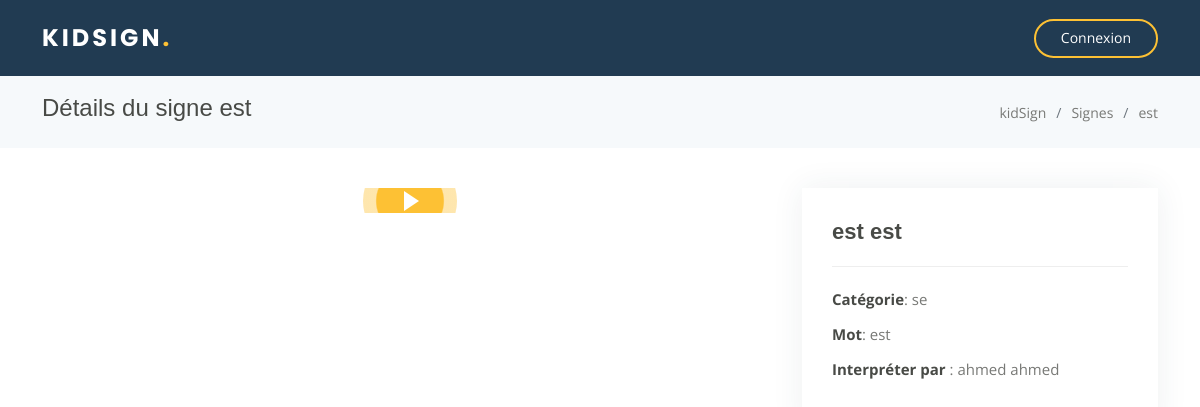
Screenshot of /affiche-signe.php?id_signe=3 with the database file from the repository.
### tables this page shows
CREATE TABLE `signe` (
  `id_signe` int(11) NOT NULL,
  `mot_ar` varchar(40) NOT NULL,
  `mot_fr` varchar(40) NOT NULL,
  `image` varchar(300) NOT NULL,
  `video` varchar(300) NOT NULL,
  `tag` varchar(40) NOT NULL,
  `id_interpret` int(11) NOT NULL
);

CREATE TABLE `interpret` (
  `id_interpret` int(11) NOT NULL,
  `nom` varchar(40) NOT NULL,
  `prenom` varchar(40) NOT NULL,
  `photo` varchar(300) NOT NULL,
  `email` varchar(40) NOT NULL,
  `telephone` int(11) NOT NULL,
  `pays` varchar(40) NOT NULL,
  `association` varchar(40) NOT NULL,
  `login` varchar(40) NOT NULL,
  `mot_de_passe` varchar(40) NOT NULL
);

### affiche-signe.php (the view, shortened to what this page needs)
<?php
include 'db_conn.php';
$id_signe = $_GET['id_signe'];
  $sql = "SELECT id_signe, mot_ar, mot_fr, image, video, tag, id_interpret FROM signe WHERE id_signe = '$id_signe;'";
  $result = $conn->query($sql);
  if ($result->num_rows > 0) {
    while ($row = $result->fetch_assoc()) {
      $mot_ar = $row["mot_ar"];
      $mot_fr = $row["mot_fr"];
      $video = $row["video"];
      $tag = $row["tag"];
      $id_interpret = $row["id_interpret"];
    }}
$sql = "SELECT *  FROM interpret WHERE id_interpret = ' $id_interpret ;'";
$result = $conn->query($sql);
if ($result->num_rows > 0) {
  while ($row = $result->fetch_assoc()) {
    $nom = $row["nom"];
    $prenom = $row["prenom"];
  }}
?>
<!DOCTYPE html>
<html lang="en">
<html lang="en">
<head>
  <link href="assets/vendor/aos/aos.css" rel="stylesheet">
  <link href="assets/vendor/bootstrap/css/bootstrap.min.css" rel="stylesheet">
  <link href="assets/vendor/bootstrap-icons/bootstrap-icons.css" rel="stylesheet">
  <link href="assets/vendor/boxicons/css/boxicons.min.css" rel="stylesheet">
  <link href="assets/vendor/glightbox/css/glightbox.min.css" rel="stylesheet">
  <link href="assets/vendor/swiper/swiper-bundle.min.css" rel="stylesheet">
  <link href="assets/css/style.css" rel="stylesheet">
  <link href="assets/css/styles.css" rel="stylesheet">
</head>
<body>
  <header id="header">
    <div class="container d-flex align-items-center justify-content-between">
      <div class="logo">
        <h1><a href="index.php">kidSign<span>.</span></a></h1>
      </div>
      <nav id="navbar" class="navbar">
        <ul>
          <li><a class="getstarted scrollto" href="parent-login.php" target="_blank">Connexion</a></li>
        </ul>
      </nav>
    </div>
  </header>
  <main id="main">
    <section class="breadcrumbs">
      <div class="container">
        <div class="d-flex justify-content-between align-items-center">
          <h2>Détails du signe  <?php  echo   $mot_fr?></h2>
          <ol>
            <li><a href="index.php">kidSign</a></li>
            <li><a href="signes.php">Signes</a></li>
            <li><?php  echo   $mot_fr?></li>
          </ol>
        </div>
      </div>
    </section>
    <section id="portfolio-details" class="portfolio-details">
      <div class="container">
        <div class="row gy-4">
          <div class="col-lg-8">
            <div class="portfolio-details-slider swiper">
		<div class="position-relative align-self-start order-lg-last order-first">
    <?php  echo '<a href="' . $video . '" class="glightbox play-btn" alt=""></a>';?>
          </div>
            </div>
          </div>
          <div class="col-lg-4">
            <div class="portfolio-info">
              <h3><?php  echo   $mot_fr?> <?php  echo   $mot_ar?></h3>
              <ul>
                <li><strong>Catégorie</strong>: <?php  echo   $tag?></li>
                <li><strong>Mot</strong>: <?php  echo   $mot_fr?></li>
                <li><strong>Interpréter par </strong>: <?php  echo   $nom .' '.$prenom?></li>
              </ul>
            </div>
          </div>
        </div>
      </div>
    </section>
  </main>
</body>
</html>

### assets/css/style.css (style rules this page uses)
body { font-family: "Open Sans", sans-serif; color: #444444; }
a { color: #fdc134; text-decoration: none; }
h1, h2, h3, h4, h5, h6 { font-family: "Raleway", sans-serif; }
#header { z-index: 997; transition: all 0.5s; padding: 16px 0; background: #213b52; }
#header .logo h1 { font-size: 24px; margin: 0; padding: 10px 0; line-height: 1; font-weight: 700; letter-spacing: 3px; text-transform: uppercase; font-family: "Poppins", sans-serif; }
#header .logo h1 a, #header .logo h1 a:hover { color: #fff; text-decoration: none; }
#header .logo h1 a span, #header .logo h1 a:hover span { color: #fdc134; }
.navbar { padding: 0; }
.navbar ul { margin: 0; padding: 0; display: flex; list-style: none; align-items: center; }
.navbar li { position: relative; }
.navbar a, .navbar a:focus { display: flex; align-items: center; justify-content: space-between; padding: 10px 0 10px 30px; font-size: 14px; color: #adc7de; white-space: nowrap; transition: 0.3s; }
.navbar .getstarted, .navbar .getstarted:focus { background: #213b52; color: #fff; padding: 4px 25px 6px 25px; margin-left: 30px; border-radius: 50px; border: 2px solid #fdc134; }
section { padding: 60px 0; overflow: hidden; }
.breadcrumbs { padding: 15px 0; background-color: #f6f9fb; min-height: 40px; }
.breadcrumbs h2 { font-size: 24px; font-weight: 300; }
.breadcrumbs ol { display: flex; flex-wrap: wrap; list-style: none; padding: 0; margin: 0; font-size: 14px; }
.breadcrumbs ol li+li { padding-left: 10px; }
.breadcrumbs ol li+li::before { display: inline-block; padding-right: 10px; color: #6c757d; content: "/"; }
.portfolio-details { padding-top: 40px; }
.portfolio-details .portfolio-info { padding: 30px; box-shadow: 0px 0 30px rgba(33, 59, 82, 0.08); }
.portfolio-details .portfolio-info h3 { font-size: 22px; font-weight: 700; margin-bottom: 20px; padding-bottom: 20px; border-bottom: 1px solid #eee; }
.portfolio-details .portfolio-info ul { list-style: none; padding: 0; font-size: 15px; }
.portfolio-details .portfolio-info ul li+li { margin-top: 10px; }
.portfolio-details .play-btn { width: 94px; height: 94px; background: radial-gradient(#fdc134 50%, rgba(253, 193, 52, 0.4) 52%); border-radius: 50%; display: block; position: absolute; left: calc(50% - 47px); top: calc(50% - 47px); overflow: hidden; }
.portfolio-details .play-btn::after { content: ""; position: absolute; left: 50%; top: 50%; transform: translateX(-40%) translateY(-50%); width: 0; height: 0; border-top: 10px solid transparent; border-bottom: 10px solid transparent; border-left: 15px solid #fff; z-index: 100; transition: all 400ms cubic-bezier(0.55, 0.055, 0.675, 0.19); }
.portfolio-details .play-btn::before { content: ""; position: absolute; width: 120px; height: 120px; animation-delay: 0s; animation: pulsate-btn 2s; animation-direction: forwards; animation-iteration-count: infinite; animation-timing-function: steps; opacity: 1; border-radius: 50%; border: 5px solid rgba(253, 193, 52, 0.7); top: -15%; left: -15%; background: rgba(198, 16, 0, 0); }

### assets/css/styles.css (style rules this page uses)
body, html { width: 100%; height: 100%; }
body, p { color: #787976; font: 400 1.2rem/1.5625rem "Open Sans", sans-serif; }
h1 { color: #fff; font: 700 2.5rem/3rem "Montserrat", sans-serif; }
h2 { color: #484a46; font: 700 1.75rem/2.125rem "Montserrat", sans-serif; }
h3 { color: #484a46; font: 700 1.375rem/1.75rem "Montserrat", sans-serif; }
a { color: #787976; text-decoration: none; }
strong { color: #484a46; }

### rows the page displays
signe: mot_fr "est", mot_ar "est", tag "se"
interpret: nom "ahmed", prenom "ahmed"
